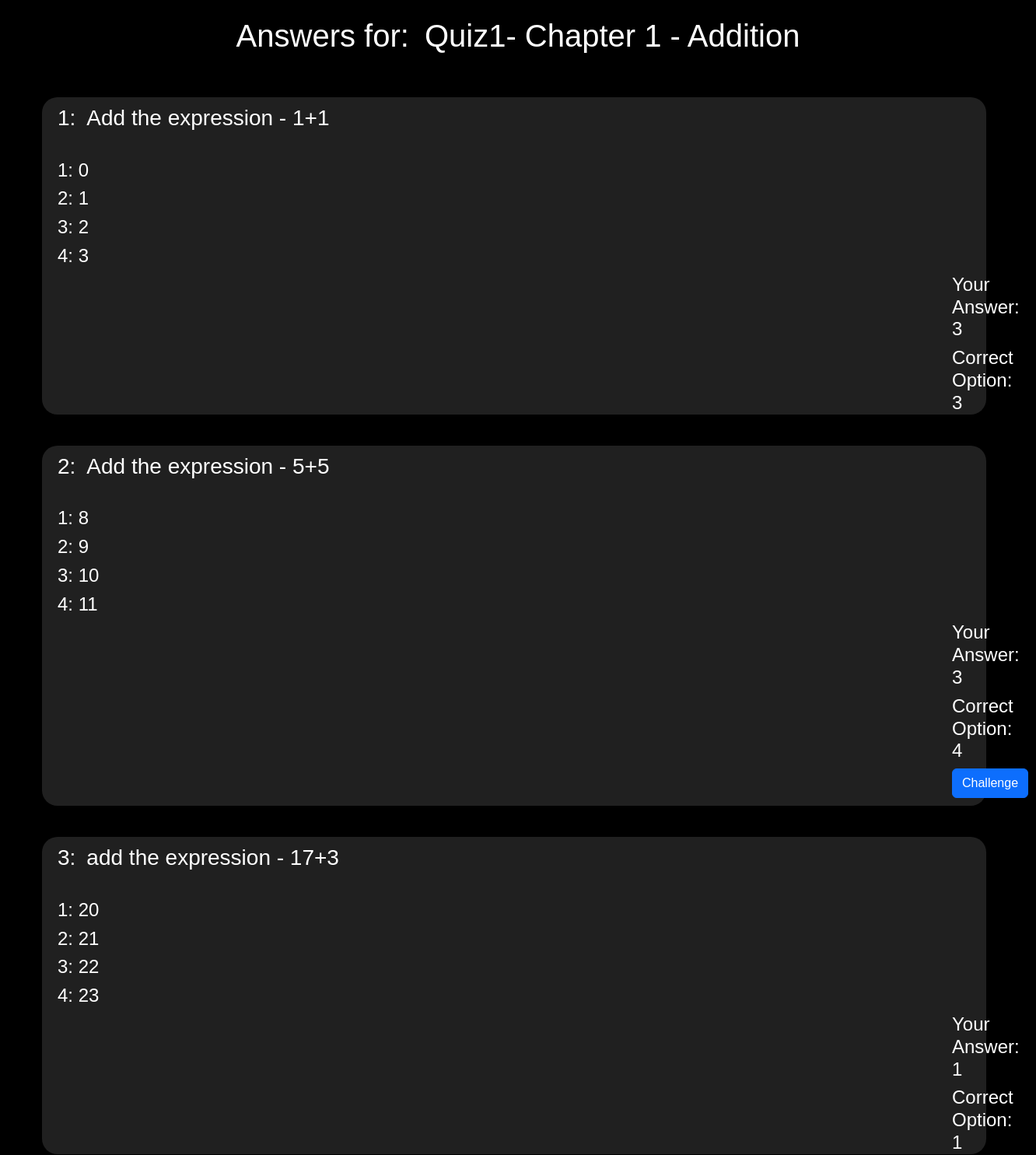
/view_answers/1/Add the expression/1 (signed in, upper part), run on an earlier commit of the app's database.
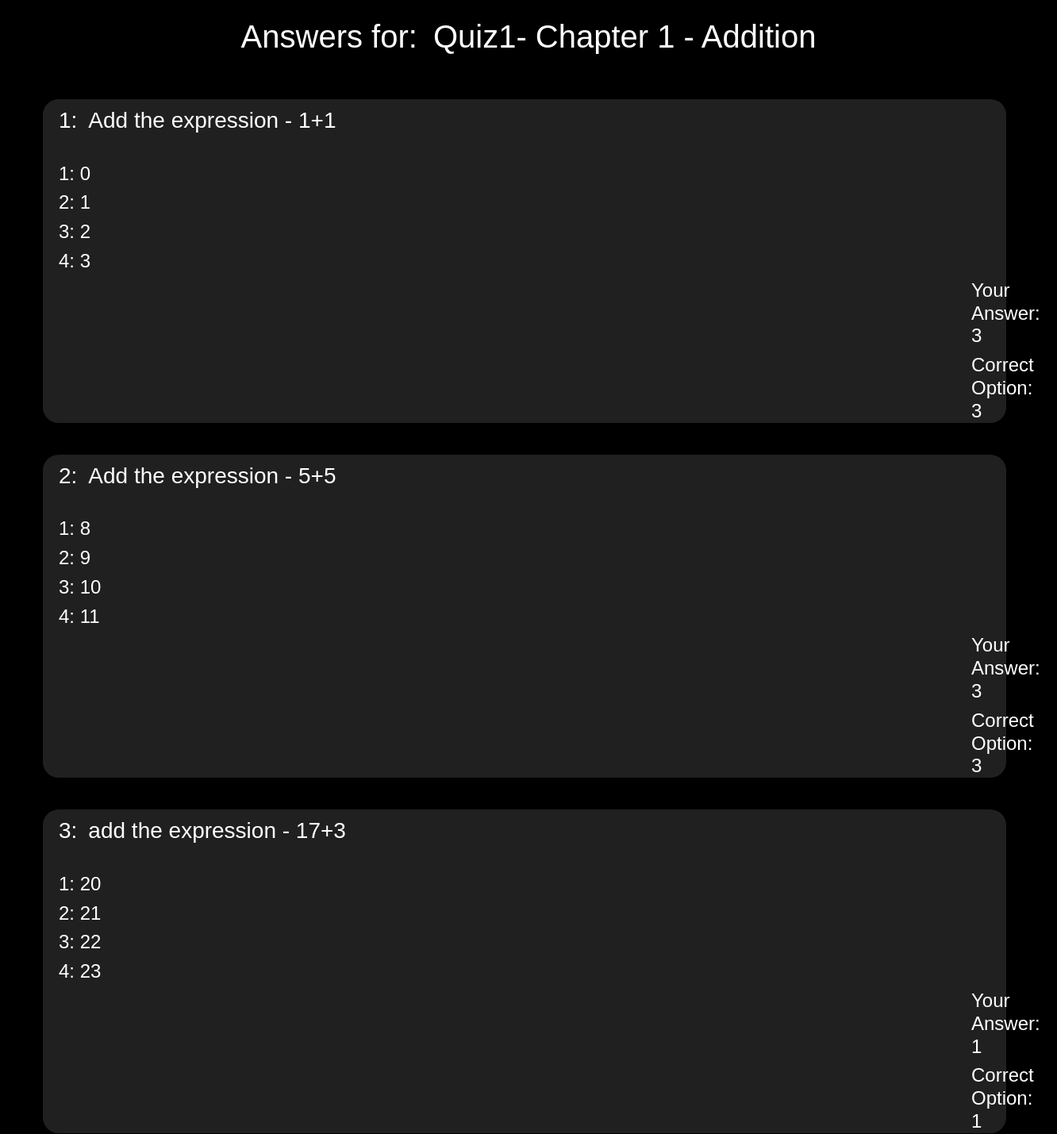
And on a later commit of the database.
### controllers/models.py (models this page shows)
class Userdata(db.Model):
    id = db.Column(db.Integer, primary_key=True)
    user_id = db.Column(db.Integer, db.ForeignKey('user.id'))
    quiz_id = db.Column(db.Integer)
    date = db.Column(db.Date())
    time = db.Column(db.String(10))
    chapter_name = db.Column(db.String())
    score_id = db.Column(db.Integer, db.ForeignKey('score.id'))
    question_id = db.Column(db.Integer)
    title = db.Column(db.String())
    question_statement = db.Column(db.String())
    option1 = db.Column(db.String())
    option2 = db.Column(db.String())
    option3 = db.Column(db.String())
    option4 = db.Column(db.String())
    correct_option = db.Column(db.Integer)
    challenge = db.relationship('Challenge', backref='userdata')

### controllers/main.py (the view)
@app.route('/view_answers/<int:quiz_id>/<u_name>/<int:score_id>')
def viewanswers(quiz_id,u_name,score_id):
    quiz = Quiz.query.filter_by(id=quiz_id).first()
    userdata = Userdata.query.filter_by(quiz_id=quiz_id,score_id=score_id)
    for i in userdata:
        subquiz_id = i.quiz_id
        chaptername = i.chapter_name
        break
    score = Score.query.filter_by(quiz_id=quiz_id,id=score_id).first()
    L=[]
    for i in score.selected_answers:
        L.append(int(i))
    print(L)
    return render_template('view_answers.html',quiz=quiz,questions=userdata,u_name=u_name,L=L,subquiz_id=subquiz_id,chaptername=chaptername,score=score)

### templates/view_answers.html (shortened to what this page needs)
<!DOCTYPE html>
<html lang="en">
<head>
    <link rel="stylesheet" href="/static/style.css">
    <link href="https://cdn.jsdelivr.net/npm/bootstrap@5.3.3/dist/css/bootstrap.min.css" rel="stylesheet">
</head>
<body>
    <div id = "main">
        <div id = "canvas" style="background-color: black;">
            <div>
                <h1 id="centre-text" style="margin-top: 15px; color: white;">Answers for:&ensp;Quiz{{subquiz_id}}- {{chaptername}}</h1><br>
                {% for i in range(L|length) %}
                    {% set question = questions[i] %}
                    <div id="view_answer">
                        <div style="line-height: normal;text-align: left;margin-left: 20px;">
                        <h3>{{i + 1}}:&ensp;{{question.title}} - {{question.question_statement}}</h3><br>
                        <div style="line-height: 0%;">
                            <h4>1: {{question.option1}}</h4>
                            <h4>2: {{question.option2}}</h4>
                            <h4>3: {{question.option3}}</h4>
                            <h4>4: {{question.option4}}</h4>
                        </div>
                        <h4 style="margin-left: 1150px;">Your Answer: {{L[i]}}</h4>
                        <h4 style="margin-left: 1150px;">Correct Option: {{question.correct_option}}</h4>
                        {% if L[i] != question.correct_option %}
                        <a href="/challenge/{{question.id}}/{{subquiz_id}}/{{u_name}}/{{score.id}}" class="btn btn-primary" style="margin-left: 1150px;margin-bottom: 10px;">Challenge</a>
                        {% endif %}
                        </div>
                    </div>
                {% endfor %}
            </div>
        </div>
    </div>
</body>
</html>

What changed in the data, as far as the page shows it:
changed Userdata (number 2 of 3 on the later page): correct_option 4 → 3 (drawn)
Also different on the page:
new list line: "2 : - 1: 2: 3: 4: Your Answer: 3 Correct Option:"
new list line: "Add the expression 5+5 8 9 10 11 3"
list line gone: "2 : - 1: 2: 3: 4: Your Answer: 3 Correct Option: Challenge"
list line gone: "Add the expression 5+5 8 9 10 11 4"
